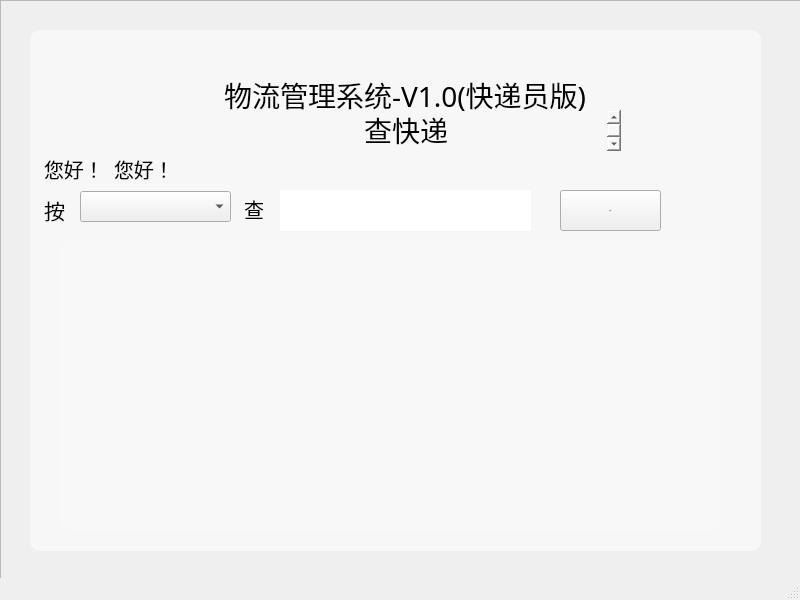
<?xml version="1.0" encoding="UTF-8"?>
<ui version="4.0">
 <class>pkgManCheck</class>
 <widget class="QMainWindow" name="pkgManCheck">
  <property name="geometry">
   <rect>
    <x>0</x>
    <y>0</y>
    <width>800</width>
    <height>600</height>
   </rect>
  </property>
  <property name="windowTitle">
   <string>MainWindow</string>
  </property>
  <property name="styleSheet">
   <string notr="true">#pkgManCheck{border-image: url(:/img/navi_background.png);}
</string>
  </property>
  <widget class="QWidget" name="centralwidget">
   <widget class="QFrame" name="mainFrame">
    <property name="geometry">
     <rect>
      <x>0</x>
      <y>0</y>
      <width>811</width>
      <height>591</height>
     </rect>
    </property>
    <property name="styleSheet">
     <string notr="true"/>
    </property>
    <property name="frameShape">
     <enum>QFrame::StyledPanel</enum>
    </property>
    <property name="frameShadow">
     <enum>QFrame::Raised</enum>
    </property>
    <widget class="QTextBrowser" name="title2_2">
     <property name="geometry">
      <rect>
       <x>360</x>
       <y>110</y>
       <width>261</width>
       <height>41</height>
      </rect>
     </property>
     <property name="font">
      <font>
       <family>SimHei</family>
       <pointsize>-1</pointsize>
       <weight>50</weight>
       <italic>false</italic>
       <bold>false</bold>
      </font>
     </property>
     <property name="styleSheet">
      <string notr="true">background-color: rgba(255, 255, 255,0);
border-width:0;border-style:outset;
font: 28px &quot;SimHei&quot;;</string>
     </property>
     <property name="html">
      <string>&lt;!DOCTYPE HTML PUBLIC &quot;-//W3C//DTD HTML 4.0//EN&quot; &quot;http://www.w3.org/TR/REC-html40/strict.dtd&quot;&gt;
&lt;html&gt;&lt;head&gt;&lt;meta name=&quot;qrichtext&quot; content=&quot;1&quot; /&gt;&lt;style type=&quot;text/css&quot;&gt;
p, li { white-space: pre-wrap; }
&lt;/style&gt;&lt;/head&gt;&lt;body style=&quot; font-family:'SimHei'; font-size:28px; font-weight:400; font-style:normal;&quot;&gt;
&lt;p style=&quot; margin-top:0px; margin-bottom:0px; margin-left:0px; margin-right:0px; -qt-block-indent:0; text-indent:0px;&quot;&gt;&lt;span style=&quot; font-family:'黑体'; font-size:28px;&quot;&gt;查快递&lt;/span&gt;&lt;/p&gt;&lt;/body&gt;&lt;/html&gt;</string>
     </property>
    </widget>
    <widget class="QTextBrowser" name="title3_2">
     <property name="geometry">
      <rect>
       <x>40</x>
       <y>150</y>
       <width>81</width>
       <height>41</height>
      </rect>
     </property>
     <property name="font">
      <font>
       <family>SimHei</family>
       <pointsize>-1</pointsize>
       <weight>50</weight>
       <italic>false</italic>
       <bold>false</bold>
      </font>
     </property>
     <property name="styleSheet">
      <string notr="true">background-color: rgba(255, 255, 255,0);
border-width:0;border-style:outset;
font: 20px &quot;SimHei&quot;;</string>
     </property>
     <property name="html">
      <string>&lt;!DOCTYPE HTML PUBLIC &quot;-//W3C//DTD HTML 4.0//EN&quot; &quot;http://www.w3.org/TR/REC-html40/strict.dtd&quot;&gt;
&lt;html&gt;&lt;head&gt;&lt;meta name=&quot;qrichtext&quot; content=&quot;1&quot; /&gt;&lt;style type=&quot;text/css&quot;&gt;
p, li { white-space: pre-wrap; }
&lt;/style&gt;&lt;/head&gt;&lt;body style=&quot; font-family:'SimHei'; font-size:20px; font-weight:400; font-style:normal;&quot;&gt;
&lt;p style=&quot; margin-top:0px; margin-bottom:0px; margin-left:0px; margin-right:0px; -qt-block-indent:0; text-indent:0px;&quot;&gt;&lt;span style=&quot; font-family:'黑体'; font-size:20px;&quot;&gt;您好！&lt;/span&gt;&lt;/p&gt;&lt;/body&gt;&lt;/html&gt;</string>
     </property>
    </widget>
    <widget class="QTextBrowser" name="title_2">
     <property name="geometry">
      <rect>
       <x>220</x>
       <y>70</y>
       <width>441</width>
       <height>61</height>
      </rect>
     </property>
     <property name="font">
      <font>
       <family>SimHei</family>
       <pointsize>-1</pointsize>
       <weight>50</weight>
       <italic>false</italic>
       <bold>false</bold>
      </font>
     </property>
     <property name="styleSheet">
      <string notr="true">background-color: rgba(255, 255, 255,0);
border-width:0;border-style:outset;
font: 28px &quot;SimHei&quot;;</string>
     </property>
     <property name="html">
      <string>&lt;!DOCTYPE HTML PUBLIC &quot;-//W3C//DTD HTML 4.0//EN&quot; &quot;http://www.w3.org/TR/REC-html40/strict.dtd&quot;&gt;
&lt;html&gt;&lt;head&gt;&lt;meta name=&quot;qrichtext&quot; content=&quot;1&quot; /&gt;&lt;style type=&quot;text/css&quot;&gt;
p, li { white-space: pre-wrap; }
&lt;/style&gt;&lt;/head&gt;&lt;body style=&quot; font-family:'SimHei'; font-size:28px; font-weight:400; font-style:normal;&quot;&gt;
&lt;p style=&quot; margin-top:0px; margin-bottom:0px; margin-left:0px; margin-right:0px; -qt-block-indent:0; text-indent:0px;&quot;&gt;&lt;span style=&quot; font-family:'黑体'; font-size:28px;&quot;&gt;物流管理系统-V1.0(快递员版)&lt;/span&gt;&lt;/p&gt;&lt;/body&gt;&lt;/html&gt;</string>
     </property>
    </widget>
    <widget class="QTextBrowser" name="textBrowser_2">
     <property name="geometry">
      <rect>
       <x>30</x>
       <y>30</y>
       <width>731</width>
       <height>521</height>
      </rect>
     </property>
     <property name="styleSheet">
      <string notr="true">border-width:0px;
border-style:outset;
border-radius:10px;
background-color:rgba(255,255,255,0.5);</string>
     </property>
    </widget>
    <widget class="QTextBrowser" name="name_2">
     <property name="geometry">
      <rect>
       <x>110</x>
       <y>150</y>
       <width>181</width>
       <height>41</height>
      </rect>
     </property>
     <property name="font">
      <font>
       <family>SimHei</family>
       <pointsize>-1</pointsize>
       <weight>50</weight>
       <italic>false</italic>
       <bold>false</bold>
      </font>
     </property>
     <property name="styleSheet">
      <string notr="true">background-color: rgba(255, 255, 255,0);
border-width:0;border-style:outset;
font: 20px &quot;SimHei&quot;;</string>
     </property>
     <property name="html">
      <string>&lt;!DOCTYPE HTML PUBLIC &quot;-//W3C//DTD HTML 4.0//EN&quot; &quot;http://www.w3.org/TR/REC-html40/strict.dtd&quot;&gt;
&lt;html&gt;&lt;head&gt;&lt;meta name=&quot;qrichtext&quot; content=&quot;1&quot; /&gt;&lt;style type=&quot;text/css&quot;&gt;
p, li { white-space: pre-wrap; }
&lt;/style&gt;&lt;/head&gt;&lt;body style=&quot; font-family:'SimHei'; font-size:20px; font-weight:400; font-style:normal;&quot;&gt;
&lt;p style=&quot; margin-top:0px; margin-bottom:0px; margin-left:0px; margin-right:0px; -qt-block-indent:0; text-indent:0px;&quot;&gt;&lt;span style=&quot; font-family:'黑体'; font-size:20px;&quot;&gt;您好！&lt;/span&gt;&lt;/p&gt;&lt;/body&gt;&lt;/html&gt;</string>
     </property>
    </widget>
    <widget class="QTextBrowser" name="title3_5">
     <property name="geometry">
      <rect>
       <x>40</x>
       <y>190</y>
       <width>31</width>
       <height>41</height>
      </rect>
     </property>
     <property name="font">
      <font>
       <family>SimHei</family>
       <pointsize>-1</pointsize>
       <weight>50</weight>
       <italic>false</italic>
       <bold>false</bold>
      </font>
     </property>
     <property name="styleSheet">
      <string notr="true">background-color: rgba(255, 255, 255,0);
border-width:0;border-style:outset;
font: 20px &quot;SimHei&quot;;</string>
     </property>
     <property name="html">
      <string>&lt;!DOCTYPE HTML PUBLIC &quot;-//W3C//DTD HTML 4.0//EN&quot; &quot;http://www.w3.org/TR/REC-html40/strict.dtd&quot;&gt;
&lt;html&gt;&lt;head&gt;&lt;meta name=&quot;qrichtext&quot; content=&quot;1&quot; /&gt;&lt;style type=&quot;text/css&quot;&gt;
p, li { white-space: pre-wrap; }
&lt;/style&gt;&lt;/head&gt;&lt;body style=&quot; font-family:'SimHei'; font-size:20px; font-weight:400; font-style:normal;&quot;&gt;
&lt;p style=&quot; margin-top:0px; margin-bottom:0px; margin-left:0px; margin-right:0px; -qt-block-indent:0; text-indent:0px;&quot;&gt;&lt;span style=&quot; font-family:'黑体'; font-size:21px;&quot;&gt;按&lt;/span&gt;&lt;/p&gt;&lt;/body&gt;&lt;/html&gt;</string>
     </property>
    </widget>
    <widget class="QTableView" name="mainTable_2">
     <property name="geometry">
      <rect>
       <x>60</x>
       <y>240</y>
       <width>661</width>
       <height>291</height>
      </rect>
     </property>
     <property name="font">
      <font>
       <family>SimHei</family>
       <pointsize>-1</pointsize>
      </font>
     </property>
     <property name="styleSheet">
      <string notr="true">border-width:0px;
border-style:outset;
border-radius:10px;
background-color:rgba(255,255,255,0.1);
font-family: SimHei;
font-size:10px;</string>
     </property>
    </widget>
    <widget class="QPushButton" name="Get_2">
     <property name="geometry">
      <rect>
       <x>560</x>
       <y>190</y>
       <width>101</width>
       <height>41</height>
      </rect>
     </property>
     <property name="font">
      <font>
       <family>SimHei</family>
       <pointsize>-1</pointsize>
       <weight>50</weight>
       <italic>false</italic>
       <bold>false</bold>
      </font>
     </property>
     <property name="styleSheet">
      <string notr="true">font: 20px &quot;SimHei&quot;;</string>
     </property>
     <property name="text">
      <string>查！</string>
     </property>
    </widget>
    <widget class="QTextBrowser" name="title3_6">
     <property name="geometry">
      <rect>
       <x>240</x>
       <y>190</y>
       <width>31</width>
       <height>41</height>
      </rect>
     </property>
     <property name="font">
      <font>
       <family>SimHei</family>
       <pointsize>-1</pointsize>
       <weight>50</weight>
       <italic>false</italic>
       <bold>false</bold>
      </font>
     </property>
     <property name="styleSheet">
      <string notr="true">background-color: rgba(255, 255, 255,0);
border-width:0;border-style:outset;
font: 20px &quot;SimHei&quot;;</string>
     </property>
     <property name="html">
      <string>&lt;!DOCTYPE HTML PUBLIC &quot;-//W3C//DTD HTML 4.0//EN&quot; &quot;http://www.w3.org/TR/REC-html40/strict.dtd&quot;&gt;
&lt;html&gt;&lt;head&gt;&lt;meta name=&quot;qrichtext&quot; content=&quot;1&quot; /&gt;&lt;style type=&quot;text/css&quot;&gt;
p, li { white-space: pre-wrap; }
&lt;/style&gt;&lt;/head&gt;&lt;body style=&quot; font-family:'SimHei'; font-size:20px; font-weight:400; font-style:normal;&quot;&gt;
&lt;p style=&quot; margin-top:0px; margin-bottom:0px; margin-left:0px; margin-right:0px; -qt-block-indent:0; text-indent:0px;&quot;&gt;&lt;span style=&quot; font-family:'黑体'; font-size:20px;&quot;&gt;查&lt;/span&gt;&lt;/p&gt;&lt;/body&gt;&lt;/html&gt;</string>
     </property>
    </widget>
    <widget class="QComboBox" name="type_2">
     <property name="geometry">
      <rect>
       <x>80</x>
       <y>191</y>
       <width>151</width>
       <height>31</height>
      </rect>
     </property>
     <property name="font">
      <font>
       <family>SimHei</family>
       <pointsize>-1</pointsize>
       <weight>50</weight>
       <italic>false</italic>
       <bold>false</bold>
      </font>
     </property>
     <property name="styleSheet">
      <string notr="true">font: 20px &quot;SimHei&quot;;</string>
     </property>
    </widget>
    <widget class="QLineEdit" name="keyWord_2">
     <property name="geometry">
      <rect>
       <x>280</x>
       <y>190</y>
       <width>251</width>
       <height>41</height>
      </rect>
     </property>
     <property name="styleSheet">
      <string notr="true">font-size:20px;border-width:0px;
border-style:outset;</string>
     </property>
     <property name="text">
      <string/>
     </property>
    </widget>
    <widget class="QTextBrowser" name="attention">
     <property name="geometry">
      <rect>
       <x>360</x>
       <y>150</y>
       <width>381</width>
       <height>41</height>
      </rect>
     </property>
     <property name="font">
      <font>
       <family>SimHei</family>
       <pointsize>-1</pointsize>
       <weight>50</weight>
       <italic>false</italic>
       <bold>false</bold>
      </font>
     </property>
     <property name="styleSheet">
      <string notr="true">background-color: rgba(255, 255, 255,0);
border-width:0;border-style:outset;
font: 20px &quot;SimHei&quot;;</string>
     </property>
     <property name="html">
      <string>&lt;!DOCTYPE HTML PUBLIC &quot;-//W3C//DTD HTML 4.0//EN&quot; &quot;http://www.w3.org/TR/REC-html40/strict.dtd&quot;&gt;
&lt;html&gt;&lt;head&gt;&lt;meta name=&quot;qrichtext&quot; content=&quot;1&quot; /&gt;&lt;style type=&quot;text/css&quot;&gt;
p, li { white-space: pre-wrap; }
&lt;/style&gt;&lt;/head&gt;&lt;body style=&quot; font-family:'SimHei'; font-size:20px; font-weight:400; font-style:normal;&quot;&gt;
&lt;p style=&quot; margin-top:0px; margin-bottom:0px; margin-left:0px; margin-right:0px; -qt-block-indent:0; text-indent:0px;&quot;&gt;&lt;span style=&quot; font-family:'黑体'; font-size:20px;&quot;&gt; &lt;/span&gt;&lt;/p&gt;&lt;/body&gt;&lt;/html&gt;</string>
     </property>
    </widget>
    <zorder>textBrowser_2</zorder>
    <zorder>mainTable_2</zorder>
    <zorder>title2_2</zorder>
    <zorder>title3_2</zorder>
    <zorder>title_2</zorder>
    <zorder>name_2</zorder>
    <zorder>title3_5</zorder>
    <zorder>Get_2</zorder>
    <zorder>title3_6</zorder>
    <zorder>type_2</zorder>
    <zorder>keyWord_2</zorder>
    <zorder>attention</zorder>
   </widget>
  </widget>
  <widget class="QMenuBar" name="menubar">
   <property name="geometry">
    <rect>
     <x>0</x>
     <y>0</y>
     <width>800</width>
     <height>22</height>
    </rect>
   </property>
  </widget>
  <widget class="QStatusBar" name="statusbar"/>
 </widget>
 <resources/>
 <connections/>
</ui>
